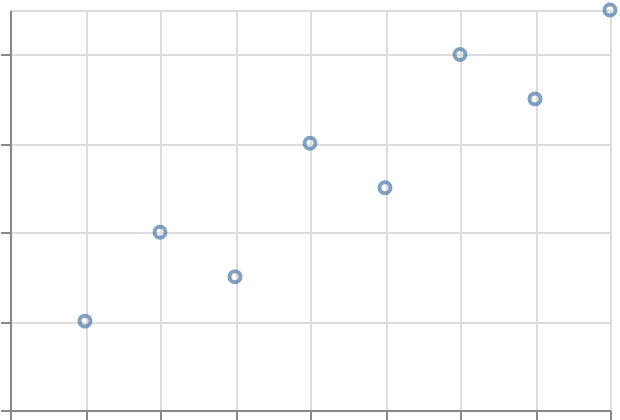

The specification (Vega-Lite) saved for this image:
### Vega-Lite specification from a JSON file in a GitHub repository (floating-point values rounded to 4 significant figures)
{"$schema": "https://vega.github.io/schema/vega-lite/v6.json", "padding": 5, "autosize": "none", "width": 300, "height": 200, "data": {"name": "table", "values": [{"c": "A", "g": "p", "x": 1, "y": 2, "v": 5, "t": "2024-01-15", "o": {"v": 3}, "IMDB Rating": 6.1, "d": "x1"}, {"c": "B", "g": "q", "x": 2, "y": 4, "v": 9, "t": "2024-02-20", "o": {"v": 7}, "IMDB Rating": 7.4, "d": "x2"}, {"c": "A", "g": "q", "x": 3, "y": 3, "v": 2, "t": "2024-03-05", "o": {"v": 1}, "IMDB Rating": 5.2, "d": "x1"}, {"c": "C", "g": "p", "x": 4, "y": 6, "v": 7, "t": "2024-05-30", "o": {"v": 4}, "IMDB Rating": 8.8, "d": "x3"}, {"c": "B", "g": "p", "x": 5, "y": 5, "v": 4, "t": "2024-07-11", "o": {"v": 9}, "IMDB Rating": 6.9, "d": "x2"}, {"c": "C", "g": "q", "x": 6, "y": 8, "v": 6, "t": "2024-09-02", "o": {"v": 2}, "IMDB Rating": 7.7, "d": "x3"}, {"c": "A", "g": "p", "x": 7, "y": 7, "v": 8, "t": "2024-11-25", "o": {"v": 5}, "IMDB Rating": 4.4, "d": "x1"}, {"c": "B", "g": "q", "x": 8, "y": 9, "v": 3, "t": "2024-12-31", "o": {"v": 8}, "IMDB Rating": 9.1, "d": "x2"}]}, "mark": "point", "encoding": {"x": {"field": "x", "type": "quantitative"}, "y": {"field": "y", "type": "quantitative"}, "tooltip": {"field": "c", "type": "nominal"}}}
